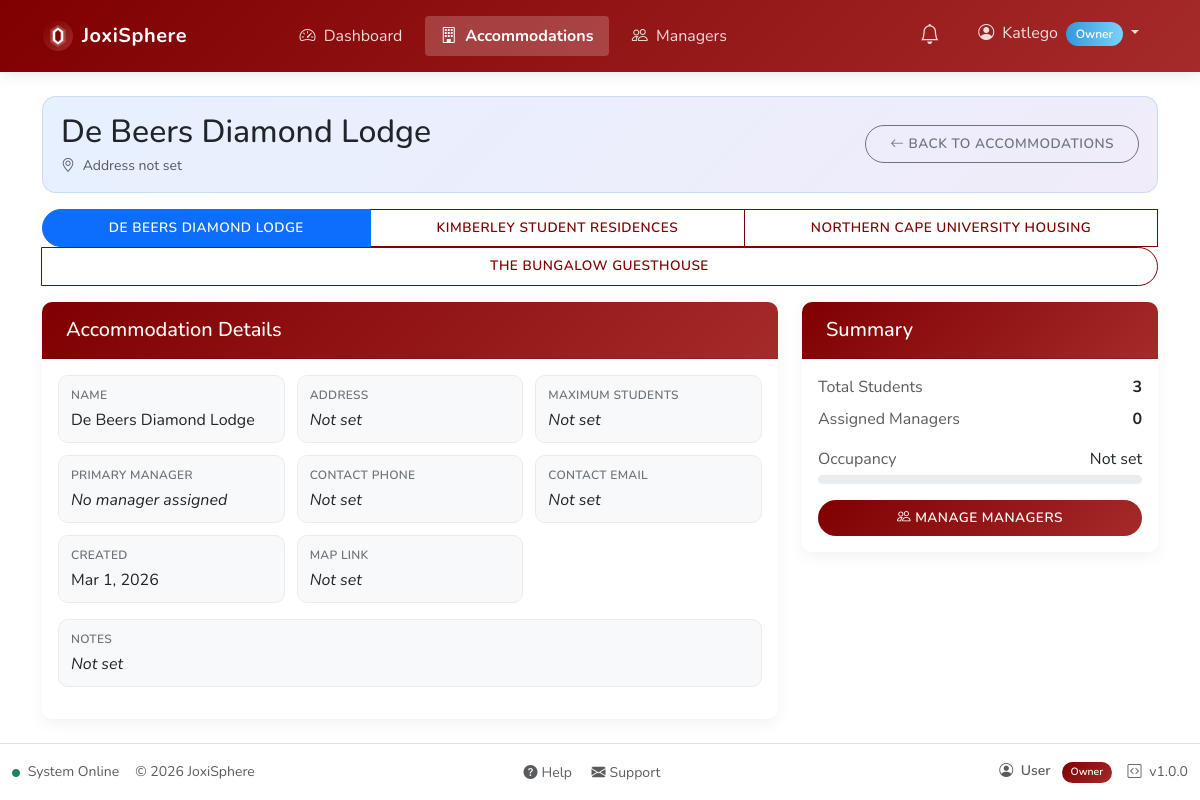
Screenshot of /view-accommodation.php?id=1 (signed in) with the database file from the repository.
### tables this page shows
CREATE TABLE IF NOT EXISTS accommodations (
    id INT AUTO_INCREMENT PRIMARY KEY,
    name VARCHAR(100) NOT NULL,
    address_line1 VARCHAR(255) NULL,
    address_line2 VARCHAR(255) NULL,
    city VARCHAR(100) NULL,
    province VARCHAR(100) NULL,
    postal_code VARCHAR(20) NULL,
    map_url VARCHAR(500) NULL,
    max_students INT UNSIGNED NULL,
    contact_phone VARCHAR(20) NULL,
    contact_email VARCHAR(100) NULL,
    notes TEXT NULL,
    owner_id INT NOT NULL,
    created_at TIMESTAMP DEFAULT CURRENT_TIMESTAMP,
    updated_at TIMESTAMP DEFAULT CURRENT_TIMESTAMP ON UPDATE CURRENT_TIMESTAMP,
    FOREIGN KEY (owner_id) REFERENCES users(id) ON DELETE CASCADE
);

### includes/functions.php (called while the page is built, shortened)
<?php
function safeQueryPrepare($conn, $sql, $debug = true) {
    $stmt = false;
    try {
        $stmt = $conn->prepare($sql);
    } catch (mysqli_sql_exception $e) {
        $prepareError = "(" . $e->getCode() . ") " . $e->getMessage();
        error_log("Database exception in SQL: $sql - " . $prepareError);
    }
    return $stmt;
}

### includes/accommodation-handler.php (called while the page is built, shortened)
<?php
if (!function_exists('safeQueryPrepare')) {
    require_once __DIR__ . '/functions.php';
}
$handlerRole = $_SESSION['user_role'] ?? '';
if (in_array($handlerRole, ['manager', 'owner'])) {
    $userId = $_SESSION['user_id'] ?? 0;
    if ($userId) {
        $conn = getDbConnection();
        if ($handlerRole === 'manager') {
            $stmtAllAccom = safeQueryPrepare($conn, "SELECT a.id, a.name FROM accommodations a
                                                      JOIN user_accommodation ua ON a.id = ua.accommodation_id
                                                      WHERE ua.user_id = ? ORDER BY a.name");
        } else {
            $stmtAllAccom = safeQueryPrepare($conn, "SELECT id, name FROM accommodations WHERE owner_id = ? ORDER BY name");
        }
        if ($stmtAllAccom) {
            $stmtAllAccom->bind_param("i", $userId);
            $stmtAllAccom->execute();
            $_SESSION['manager_accommodations'] = $stmtAllAccom->get_result()->fetch_all(MYSQLI_ASSOC);
        }
    }
}

### includes/config.php (called while the page is built, shortened)
<?php
if (isset($_SESSION['user_id']) && isset($_SESSION['user_role'])) {
    require_once __DIR__ . '/accommodation-handler.php';
}

### public/view-accommodation.php (the view, shortened to what this page needs)
<?php
require_once '../includes/config.php';
require_once '../includes/functions.php';
$owner_id = $_SESSION['user_id'] ?? 0;
$conn = getDbConnection();
$accommodation_id = isset($_GET['id']) ? (int)$_GET['id'] : 0;
$stmt = safeQueryPrepare($conn, "SELECT * FROM accommodations WHERE id = ? AND owner_id = ?");
if ($stmt === false) {
    $error = "Database error. Please try again later.";
} else {
    $stmt->bind_param("ii", $accommodation_id, $owner_id);
    $stmt->execute();
    $result = $stmt->get_result();
    $accommodation = $result->fetch_assoc();
}
$accommodation_name = (string)($accommodation['name'] ?? $accommodation['NAME'] ?? '');
$map_url = trim((string)($accommodation['map_url'] ?? ''));
$managers = [];
$stmt_managers = safeQueryPrepare($conn, "SELECT u.id, u.username, u.first_name, u.last_name, u.email, u.status as manager_status
                                        FROM users u
                                        JOIN roles r ON u.role_id = r.id
                                        JOIN user_accommodation ua ON u.id = ua.user_id
                                        WHERE ua.accommodation_id = ? AND r.name = 'manager'");
if ($stmt_managers !== false) {
    $stmt_managers->bind_param("i", $accommodation_id);
    $stmt_managers->execute();
    $managers = $stmt_managers->get_result()->fetch_all(MYSQLI_ASSOC);
}
$student_count = 0;
$stmt_students = safeQueryPrepare($conn, "SELECT COUNT(*) as count FROM students WHERE accommodation_id = ?");
if ($stmt_students !== false) {
    $stmt_students->bind_param("i", $accommodation_id);
    $stmt_students->execute();
    $student_count = $stmt_students->get_result()->fetch_assoc()['count'] ?? 0;
}
$address = trim(implode(', ', array_filter([
    $accommodation['address_line1'] ?? '',
    $accommodation['address_line2'] ?? '',
    $accommodation['city'] ?? '',
    $accommodation['province'] ?? '',
    $accommodation['postal_code'] ?? ''
])));
$manager_name = !empty($managers)
    ? trim(($managers[0]['first_name'] ?? '') . ' ' . ($managers[0]['last_name'] ?? ''))
    : '';
$max_students = isset($accommodation['max_students']) && $accommodation['max_students'] !== ''
    ? (int)$accommodation['max_students']
    : 0;
?>
<div class="container mt-4">
    <div class="accom-hero d-flex flex-wrap justify-content-between align-items-center gap-3">
        <div>
            <h2 class="mb-1"><?= htmlspecialchars($accommodation_name, ENT_QUOTES, 'UTF-8') ?></h2>
            <div class="text-muted small">
                <i class="bi bi-geo-alt me-1"></i>
                <?= $address !== '' ? htmlspecialchars($address, ENT_QUOTES, 'UTF-8') : 'Address not set' ?>
            </div>
        </div>
        <a href="<?= BASE_URL ?>/accommodations/" class="btn btn-outline-secondary">
            <i class="bi bi-arrow-left"></i> Back to Accommodations
        </a>
    </div>
    <?php include __DIR__ . '/../includes/components/accommodation-switcher-bar.php'; ?>
    <div class="row g-4">
        <div class="col-lg-8">
            <div class="card mb-4">
                <div class="card-header">
                    <h5 class="mb-0">Accommodation Details</h5>
                </div>
                <div class="card-body">
                    <div class="accom-details-grid mb-3">
                        <div class="accom-detail-item">
                            <span class="accom-detail-label">Name</span>
                            <?= htmlspecialchars($accommodation_name, ENT_QUOTES, 'UTF-8') ?>
                        </div>
                        <div class="accom-detail-item">
                            <span class="accom-detail-label">Address</span>
                            <?= $address !== '' ? htmlspecialchars($address, ENT_QUOTES, 'UTF-8') : '<em>Not set</em>' ?>
                        </div>
                        <div class="accom-detail-item">
                            <span class="accom-detail-label">Maximum Students</span>
                            <?= $max_students > 0 ? $max_students : '<em>Not set</em>' ?>
                        </div>
                        <div class="accom-detail-item">
                            <span class="accom-detail-label">Primary Manager</span>
                            <?= $manager_name !== '' ? htmlspecialchars($manager_name, ENT_QUOTES, 'UTF-8') : '<em>No manager assigned</em>' ?>
                        </div>
                        <div class="accom-detail-item">
                            <span class="accom-detail-label">Contact Phone</span>
                            <?= !empty($accommodation['contact_phone']) ? htmlspecialchars($accommodation['contact_phone'], ENT_QUOTES, 'UTF-8') : '<em>Not set</em>' ?>
                        </div>
                        <div class="accom-detail-item">
                            <span class="accom-detail-label">Contact Email</span>
                            <?= !empty($accommodation['contact_email']) ? htmlspecialchars($accommodation['contact_email'], ENT_QUOTES, 'UTF-8') : '<em>Not set</em>' ?>
                        </div>
                        <div class="accom-detail-item">
                            <span class="accom-detail-label">Created</span>
                            <?= date('M j, Y', strtotime($accommodation['created_at'])) ?>
                        </div>
                        <div class="accom-detail-item">
                            <span class="accom-detail-label">Map Link</span>
                            <?php if ($map_url !== ''): ?>
                                <a href="<?= htmlspecialchars($map_url, ENT_QUOTES, 'UTF-8') ?>" target="_blank" rel="noopener noreferrer">Open Map</a>
                            <?php else: ?>
                                <em>Not set</em>
                            <?php endif; ?>
                        </div>
                    </div>
                    <div class="accom-detail-item mb-3">
                        <span class="accom-detail-label">Notes</span>
                        <?= !empty($accommodation['notes']) ? nl2br(htmlspecialchars($accommodation['notes'], ENT_QUOTES, 'UTF-8')) : '<em>Not set</em>' ?>
                    </div>
                </div>
            </div>
        </div>
        <div class="col-lg-4">
            <div class="card mb-4">
                <div class="card-header">
                    <h5 class="mb-0">Summary</h5>
                </div>
                <div class="card-body">
                    <div class="d-flex justify-content-between mb-2">
                        <span class="text-muted">Total Students</span>
                        <strong><?= $student_count ?></strong>
                    </div>
                    <div class="d-flex justify-content-between mb-3">
                        <span class="text-muted">Assigned Managers</span>
                        <strong><?= count($managers) ?></strong>
                    </div>
                    <div class="mb-3">
                        <div class="d-flex justify-content-between mb-1">
                            <span class="text-muted">Occupancy</span>
                            <span><?= $max_students > 0 ? ($student_count . ' / ' . $max_students) : 'Not set' ?></span>
                        </div>
                        <div class="progress" style="height: 9px;">
                        </div>
                    </div>
                    <div class="d-grid">
                        <a href="managers.php?accommodation_id=<?= $accommodation_id ?>" class="btn btn-primary">
                            <i class="bi bi-people"></i> Manage Managers
                        </a>
                    </div>
                </div>
            </div>
        </div>
    </div>
</div>

### includes/components/accommodation-switcher-bar.php (shortened to what this page needs)
<?php
$switcherAccommodations = $_SESSION['manager_accommodations'] ?? [];
$currentAccommodationId = null;
if ($_SESSION['user_role'] === 'manager') {
    $currentAccommodationId = $_SESSION['accommodation_id'] ?? null;
} else if ($_SESSION['user_role'] === 'owner') {
    $currentAccommodationId = $_SESSION['current_accommodation']['id'] ?? null;
}
$currentPage = parse_url($_SERVER['REQUEST_URI'], PHP_URL_PATH);
$currentPage = ltrim($currentPage, '/');
?>
<div class="row mb-3">
    <div class="col-12">
        <div class="btn-group flex-wrap" role="group">
            <?php foreach ($switcherAccommodations as $accom): ?>
                <a href="<?= BASE_URL ?>/<?= $currentPage ?>?switch_accommodation=<?= $accom['id'] ?>"
                   class="btn btn-outline-primary<?= ($accom['id'] == $currentAccommodationId) ? ' active' : '' ?>">
                    <?= htmlspecialchars(strtoupper($accom['name']), ENT_QUOTES, 'UTF-8') ?>
                </a>
            <?php endforeach; ?>
        </div>
    </div>
</div>

### public/assets/css/custom.css (style rules this page uses)
:root { --primary-color: #800000; --primary-gradient: linear-gradient(135deg, #800000 0%, #a52a2a 100%); --secondary-color: #5e605f; --secondary-gradient: linear-gradient(135deg, #5e605f 0%, #959497 100%); --success-color: #2ecc71; --success-gradient: linear-gradient(to right, #2ecc71, #7bed9f); --info-color: #3498db; --info-gradient: linear-gradient(to right, #3498db, #79d2fb); --warning-color: #808000; --warning-gradient: linear-gradient(135deg, #808000 0%, #bdb76b 100%); --danger-color: #e74c3c; --danger-gradient: linear-gradient(to right, #e74c3c, #ff7675); --dark-color: #000000; --dark-gradient: linear-gradient(to right, #000000, #2d3436); --light-color: #f8f9fa; --light-gradient: linear-gradient(135deg, #f8f9fa 0%, #dfe6e9 100%); --admin-color: #800000; --admin-gradient: linear-gradient(135deg, #800000 0%, #5e605f 100%); --owner-color: #5e605f; --owner-gradient: linear-gradient(135deg, #5e605f 0%, #000000 100%); --manager-color: #808000; --manager-gradient: linear-gradient(135deg, #808000 0%, #5e605f 100%); --student-color: #800000; --student-gradient: linear-gradient(135deg, #800000 0%, #808000 100%); --body-bg: #ffffff; }
body { background-color: var(--body-bg); font-family: "Nunito", sans-serif; }
.card { border: none; border-radius: 10px; overflow: hidden; box-shadow: 0 5px 15px rgba(0, 0, 0, 0.05); transition: all 0.3s ease; margin-bottom: 1.5rem; }
.card-header { background: var(--primary-gradient); color: white; font-weight: 600; padding: 1rem 1.5rem; border-bottom: none; }
.btn { border-radius: 30px; padding: 0.5rem 1.5rem; font-weight: 600; transition: all 0.3s ease; text-transform: uppercase; letter-spacing: 0.5px; font-size: 0.85rem; }
.btn-primary { background-image: var(--primary-gradient); border: none; }
.btn-outline-primary { color: var(--primary-color); border-color: var(--primary-color); }
.card-header { background-color: #f8f9fa; border-bottom: 1px solid rgba(0, 0, 0, 0.05); }

### public/view-accommodation.php (style rules this page uses)
.accom-hero { background: linear-gradient(135deg, rgba(13, 110, 253, 0.10), rgba(111, 66, 193, 0.10)); border: 1px solid rgba(13, 110, 253, 0.15); border-radius: 14px; padding: 16px 18px; margin-bottom: 1rem; }
.accom-details-grid { display: grid; grid-template-columns: repeat(auto-fit, minmax(220px, 1fr)); gap: 12px; }
.accom-detail-item { background: #f8f9fa; border: 1px solid #e9ecef; border-radius: 10px; padding: 10px 12px; }
.accom-detail-label { display: block; font-size: 12px; font-weight: 600; text-transform: uppercase; color: #6c757d; letter-spacing: 0.3px; margin-bottom: 4px; }

### rows the page displays
accommodations: name "De Beers Diamond Lodge", name "DE BEERS DIAMOND LODGE", created_at "Mar 1, 2026"
accommodations: name "KIMBERLEY STUDENT RESIDENCES"
accommodations: name "NORTHERN CAPE UNIVERSITY HOUSING"
accommodations: name "THE BUNGALOW GUESTHOUSE"

### other values shown
APP_NAME "JoxiSphere"
$item['text'] "Dashboard"
$item['text'] "Accommodations"
$item['text'] "Managers"
$_SESSION['username'] "Katlego"
$userRole "Owner"
$student_count "3"
count($managers) "0"
$userName "User"
